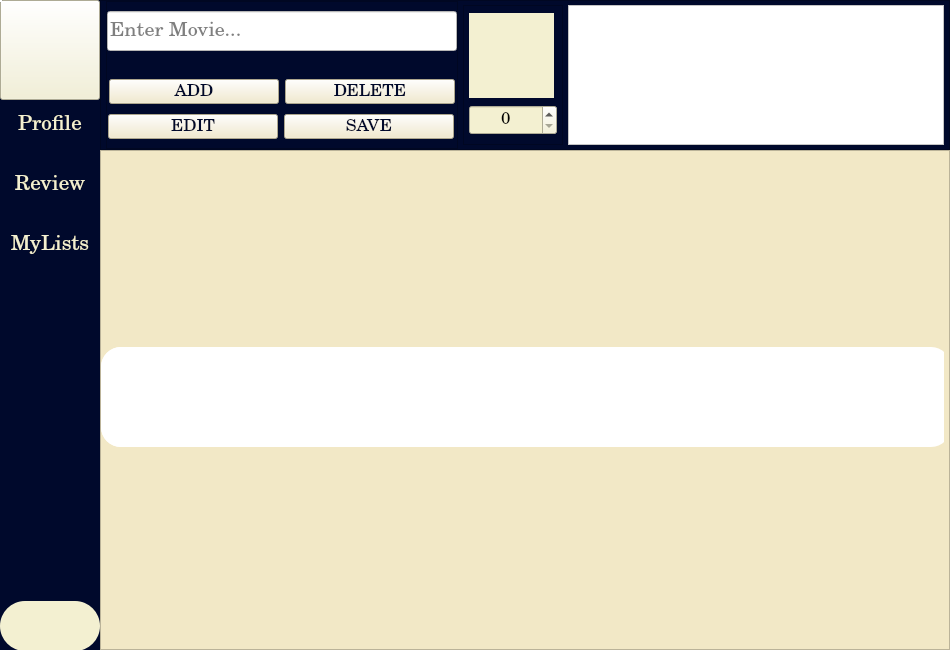
<?xml version="1.0" encoding="UTF-8"?>
<ui version="4.0">
 <class>Form</class>
 <widget class="QWidget" name="Form">
  <property name="geometry">
   <rect>
    <x>0</x>
    <y>0</y>
    <width>950</width>
    <height>650</height>
   </rect>
  </property>
  <property name="minimumSize">
   <size>
    <width>950</width>
    <height>650</height>
   </size>
  </property>
  <property name="maximumSize">
   <size>
    <width>950</width>
    <height>650</height>
   </size>
  </property>
  <property name="windowTitle">
   <string>Form</string>
  </property>
  <property name="styleSheet">
   <string notr="true">background-color: rgb(255, 255, 255);</string>
  </property>
  <widget class="QScrollArea" name="scrollArea">
   <property name="geometry">
    <rect>
     <x>100</x>
     <y>150</y>
     <width>850</width>
     <height>500</height>
    </rect>
   </property>
   <property name="sizePolicy">
    <sizepolicy hsizetype="Expanding" vsizetype="Expanding">
     <horstretch>0</horstretch>
     <verstretch>0</verstretch>
    </sizepolicy>
   </property>
   <property name="minimumSize">
    <size>
     <width>850</width>
     <height>500</height>
    </size>
   </property>
   <property name="maximumSize">
    <size>
     <width>850</width>
     <height>500</height>
    </size>
   </property>
   <property name="styleSheet">
    <string notr="true">background-color: rgb(242, 232, 198);</string>
   </property>
   <property name="widgetResizable">
    <bool>true</bool>
   </property>
   <widget class="QWidget" name="scrollAreaWidgetContents">
    <property name="geometry">
     <rect>
      <x>0</x>
      <y>0</y>
      <width>848</width>
      <height>498</height>
     </rect>
    </property>
    <layout class="QVBoxLayout" name="verticalLayout">
     <property name="spacing">
      <number>8</number>
     </property>
     <property name="leftMargin">
      <number>0</number>
     </property>
     <property name="topMargin">
      <number>0</number>
     </property>
     <property name="rightMargin">
      <number>5</number>
     </property>
     <property name="bottomMargin">
      <number>5</number>
     </property>
     <item>
      <widget class="QWidget" name="widget_2" native="true">
       <property name="minimumSize">
        <size>
         <width>800</width>
         <height>100</height>
        </size>
       </property>
       <property name="maximumSize">
        <size>
         <width>850</width>
         <height>100</height>
        </size>
       </property>
       <property name="styleSheet">
        <string notr="true">background-color: rgb(255, 255, 255);
border-radius: 20px</string>
       </property>
       <layout class="QVBoxLayout" name="verticalLayout_6">
        <property name="spacing">
         <number>0</number>
        </property>
        <property name="leftMargin">
         <number>0</number>
        </property>
        <property name="topMargin">
         <number>0</number>
        </property>
        <property name="rightMargin">
         <number>0</number>
        </property>
        <property name="bottomMargin">
         <number>0</number>
        </property>
        <item>
         <widget class="QLabel" name="label_3">
          <property name="minimumSize">
           <size>
            <width>850</width>
            <height>100</height>
           </size>
          </property>
          <property name="maximumSize">
           <size>
            <width>16777215</width>
            <height>100</height>
           </size>
          </property>
          <property name="text">
           <string/>
          </property>
          <property name="pixmap">
           <pixmap resource="resources.qrc">:/Icons/Icons/Review-Journal.png</pixmap>
          </property>
          <property name="scaledContents">
           <bool>false</bool>
          </property>
          <property name="alignment">
           <set>Qt::AlignCenter</set>
          </property>
         </widget>
        </item>
       </layout>
      </widget>
     </item>
    </layout>
   </widget>
  </widget>
  <widget class="QFrame" name="menu">
   <property name="geometry">
    <rect>
     <x>0</x>
     <y>0</y>
     <width>100</width>
     <height>650</height>
    </rect>
   </property>
   <property name="minimumSize">
    <size>
     <width>100</width>
     <height>650</height>
    </size>
   </property>
   <property name="maximumSize">
    <size>
     <width>100</width>
     <height>650</height>
    </size>
   </property>
   <property name="font">
    <font>
     <family>Segoe UI</family>
    </font>
   </property>
   <property name="styleSheet">
    <string notr="true">background-color: rgb(0, 9, 44);</string>
   </property>
   <property name="frameShape">
    <enum>QFrame::StyledPanel</enum>
   </property>
   <property name="frameShadow">
    <enum>QFrame::Raised</enum>
   </property>
   <widget class="QPushButton" name="libmovBT">
    <property name="geometry">
     <rect>
      <x>0</x>
      <y>0</y>
      <width>100</width>
      <height>100</height>
     </rect>
    </property>
    <property name="minimumSize">
     <size>
      <width>100</width>
      <height>100</height>
     </size>
    </property>
    <property name="maximumSize">
     <size>
      <width>100</width>
      <height>100</height>
     </size>
    </property>
    <property name="font">
     <font>
      <family>Verdana</family>
      <pointsize>15</pointsize>
      <bold>true</bold>
     </font>
    </property>
    <property name="styleSheet">
     <string notr="true">background-color: rgb(243, 240, 209);
color: rgb(131, 16, 16);</string>
    </property>
    <property name="text">
     <string/>
    </property>
    <property name="icon">
     <iconset resource="resources.qrc">
      <normaloff>:/Icons/Icons/LIBMOV.png</normaloff>:/Icons/Icons/LIBMOV.png</iconset>
    </property>
    <property name="iconSize">
     <size>
      <width>100</width>
      <height>100</height>
     </size>
    </property>
    <property name="flat">
     <bool>false</bool>
    </property>
   </widget>
   <widget class="QWidget" name="layoutWidget">
    <property name="geometry">
     <rect>
      <x>0</x>
      <y>100</y>
      <width>102</width>
      <height>551</height>
     </rect>
    </property>
    <layout class="QVBoxLayout" name="verticalLayout_4">
     <property name="spacing">
      <number>10</number>
     </property>
     <property name="rightMargin">
      <number>0</number>
     </property>
     <property name="bottomMargin">
      <number>0</number>
     </property>
     <item>
      <widget class="QPushButton" name="profileBT">
       <property name="minimumSize">
        <size>
         <width>100</width>
         <height>50</height>
        </size>
       </property>
       <property name="maximumSize">
        <size>
         <width>100</width>
         <height>50</height>
        </size>
       </property>
       <property name="font">
        <font>
         <family>Century Schoolbook</family>
         <pointsize>16</pointsize>
        </font>
       </property>
       <property name="styleSheet">
        <string notr="true">color:rgb(243, 240, 209);</string>
       </property>
       <property name="text">
        <string>Profile</string>
       </property>
       <property name="flat">
        <bool>true</bool>
       </property>
      </widget>
     </item>
     <item>
      <widget class="QPushButton" name="reviewBT">
       <property name="minimumSize">
        <size>
         <width>100</width>
         <height>50</height>
        </size>
       </property>
       <property name="maximumSize">
        <size>
         <width>100</width>
         <height>50</height>
        </size>
       </property>
       <property name="font">
        <font>
         <family>Century Schoolbook</family>
         <pointsize>16</pointsize>
        </font>
       </property>
       <property name="styleSheet">
        <string notr="true">color:rgb(243, 240, 209);</string>
       </property>
       <property name="text">
        <string>Review</string>
       </property>
       <property name="flat">
        <bool>true</bool>
       </property>
      </widget>
     </item>
     <item>
      <widget class="QPushButton" name="watchBT">
       <property name="minimumSize">
        <size>
         <width>100</width>
         <height>50</height>
        </size>
       </property>
       <property name="maximumSize">
        <size>
         <width>100</width>
         <height>50</height>
        </size>
       </property>
       <property name="font">
        <font>
         <family>Century Schoolbook</family>
         <pointsize>16</pointsize>
        </font>
       </property>
       <property name="styleSheet">
        <string notr="true">color:rgb(243, 240, 209);</string>
       </property>
       <property name="text">
        <string>MyLists</string>
       </property>
       <property name="flat">
        <bool>true</bool>
       </property>
      </widget>
     </item>
     <item>
      <spacer name="verticalSpacer">
       <property name="orientation">
        <enum>Qt::Vertical</enum>
       </property>
       <property name="sizeHint" stdset="0">
        <size>
         <width>20</width>
         <height>40</height>
        </size>
       </property>
      </spacer>
     </item>
     <item>
      <widget class="QPushButton" name="logoutBT">
       <property name="minimumSize">
        <size>
         <width>100</width>
         <height>50</height>
        </size>
       </property>
       <property name="maximumSize">
        <size>
         <width>100</width>
         <height>50</height>
        </size>
       </property>
       <property name="font">
        <font>
         <family>Verdana</family>
         <pointsize>15</pointsize>
         <bold>false</bold>
        </font>
       </property>
       <property name="styleSheet">
        <string notr="true">background-color: rgb(243, 240, 209);
border-radius: 25px;
border-color: rgb(0, 9, 44);</string>
       </property>
       <property name="text">
        <string/>
       </property>
       <property name="icon">
        <iconset resource="resources.qrc">
         <normaloff>:/Icons/Icons/logout-box-line.png</normaloff>:/Icons/Icons/logout-box-line.png</iconset>
       </property>
       <property name="iconSize">
        <size>
         <width>30</width>
         <height>30</height>
        </size>
       </property>
       <property name="flat">
        <bool>false</bool>
       </property>
      </widget>
     </item>
    </layout>
   </widget>
   <zorder>layoutWidget</zorder>
   <zorder>libmovBT</zorder>
  </widget>
  <widget class="QScrollArea" name="scrollArea_7">
   <property name="geometry">
    <rect>
     <x>100</x>
     <y>0</y>
     <width>850</width>
     <height>150</height>
    </rect>
   </property>
   <property name="minimumSize">
    <size>
     <width>850</width>
     <height>150</height>
    </size>
   </property>
   <property name="maximumSize">
    <size>
     <width>850</width>
     <height>150</height>
    </size>
   </property>
   <property name="styleSheet">
    <string notr="true">background-color: rgb(0, 9, 44);</string>
   </property>
   <property name="widgetResizable">
    <bool>true</bool>
   </property>
   <widget class="QWidget" name="scrollAreaWidgetContents_8">
    <property name="geometry">
     <rect>
      <x>0</x>
      <y>0</y>
      <width>848</width>
      <height>148</height>
     </rect>
    </property>
    <layout class="QHBoxLayout" name="horizontalLayout_4">
     <property name="spacing">
      <number>5</number>
     </property>
     <property name="leftMargin">
      <number>5</number>
     </property>
     <property name="topMargin">
      <number>0</number>
     </property>
     <property name="rightMargin">
      <number>5</number>
     </property>
     <property name="bottomMargin">
      <number>0</number>
     </property>
     <item>
      <widget class="QFrame" name="frame_4">
       <property name="minimumSize">
        <size>
         <width>300</width>
         <height>140</height>
        </size>
       </property>
       <property name="frameShape">
        <enum>QFrame::StyledPanel</enum>
       </property>
       <property name="frameShadow">
        <enum>QFrame::Raised</enum>
       </property>
       <layout class="QVBoxLayout" name="verticalLayout_7">
        <property name="spacing">
         <number>5</number>
        </property>
        <property name="leftMargin">
         <number>0</number>
        </property>
        <property name="rightMargin">
         <number>0</number>
        </property>
        <item>
         <widget class="QLineEdit" name="searchLED_2">
          <property name="sizePolicy">
           <sizepolicy hsizetype="Minimum" vsizetype="Fixed">
            <horstretch>0</horstretch>
            <verstretch>0</verstretch>
           </sizepolicy>
          </property>
          <property name="minimumSize">
           <size>
            <width>350</width>
            <height>40</height>
           </size>
          </property>
          <property name="font">
           <font>
            <family>Century Schoolbook</family>
            <pointsize>15</pointsize>
           </font>
          </property>
          <property name="styleSheet">
           <string notr="true">background-color: rgb(255, 255, 255);</string>
          </property>
          <property name="placeholderText">
           <string>Enter Movie...</string>
          </property>
         </widget>
        </item>
        <item>
         <widget class="QLabel" name="label_4">
          <property name="text">
           <string/>
          </property>
          <property name="alignment">
           <set>Qt::AlignCenter</set>
          </property>
         </widget>
        </item>
        <item>
         <widget class="QWidget" name="widget_4" native="true">
          <property name="minimumSize">
           <size>
            <width>350</width>
            <height>30</height>
           </size>
          </property>
          <property name="maximumSize">
           <size>
            <width>350</width>
            <height>25</height>
           </size>
          </property>
          <widget class="QWidget" name="layoutWidget_4">
           <property name="geometry">
            <rect>
             <x>1</x>
             <y>2</y>
             <width>348</width>
             <height>27</height>
            </rect>
           </property>
           <layout class="QHBoxLayout" name="horizontalLayout_5">
            <property name="spacing">
             <number>5</number>
            </property>
            <item>
             <widget class="QPushButton" name="addButton_2">
              <property name="minimumSize">
               <size>
                <width>170</width>
                <height>25</height>
               </size>
              </property>
              <property name="maximumSize">
               <size>
                <width>150</width>
                <height>25</height>
               </size>
              </property>
              <property name="font">
               <font>
                <family>Century Schoolbook</family>
                <pointsize>13</pointsize>
               </font>
              </property>
              <property name="styleSheet">
               <string notr="true">background-color:  rgb(242, 232, 198);;
color: rgb(0, 9, 44);</string>
              </property>
              <property name="text">
               <string>ADD</string>
              </property>
              <property name="icon">
               <iconset resource="resources.qrc">
                <normaloff>:/Icons/Icons/add-circle-line.png</normaloff>:/Icons/Icons/add-circle-line.png</iconset>
              </property>
              <property name="iconSize">
               <size>
                <width>20</width>
                <height>20</height>
               </size>
              </property>
             </widget>
            </item>
            <item>
             <widget class="QPushButton" name="deleteButton_2">
              <property name="minimumSize">
               <size>
                <width>170</width>
                <height>25</height>
               </size>
              </property>
              <property name="maximumSize">
               <size>
                <width>150</width>
                <height>25</height>
               </size>
              </property>
              <property name="font">
               <font>
                <family>Century Schoolbook</family>
                <pointsize>13</pointsize>
               </font>
              </property>
              <property name="styleSheet">
               <string notr="true">background-color:  rgb(242, 232, 198);;
color: rgb(0, 9, 44);</string>
              </property>
              <property name="text">
               <string>DELETE</string>
              </property>
              <property name="icon">
               <iconset resource="resources.qrc">
                <normaloff>:/Icons/Icons/delete-bin-line.png</normaloff>:/Icons/Icons/delete-bin-line.png</iconset>
              </property>
              <property name="iconSize">
               <size>
                <width>20</width>
                <height>20</height>
               </size>
              </property>
             </widget>
            </item>
           </layout>
          </widget>
         </widget>
        </item>
        <item>
         <widget class="QWidget" name="widget_5" native="true">
          <property name="minimumSize">
           <size>
            <width>350</width>
            <height>30</height>
           </size>
          </property>
          <property name="maximumSize">
           <size>
            <width>350</width>
            <height>25</height>
           </size>
          </property>
          <widget class="QWidget" name="layoutWidget_5">
           <property name="geometry">
            <rect>
             <x>1</x>
             <y>2</y>
             <width>348</width>
             <height>27</height>
            </rect>
           </property>
           <layout class="QHBoxLayout" name="horizontalLayout_6">
            <item>
             <widget class="QPushButton" name="editButton_2">
              <property name="minimumSize">
               <size>
                <width>170</width>
                <height>25</height>
               </size>
              </property>
              <property name="maximumSize">
               <size>
                <width>150</width>
                <height>25</height>
               </size>
              </property>
              <property name="font">
               <font>
                <family>Century Schoolbook</family>
                <pointsize>13</pointsize>
               </font>
              </property>
              <property name="styleSheet">
               <string notr="true">background-color:  rgb(242, 232, 198);;
color: rgb(0, 9, 44);</string>
              </property>
              <property name="text">
               <string>EDIT</string>
              </property>
              <property name="icon">
               <iconset resource="resources.qrc">
                <normaloff>:/Icons/Icons/edit-2-line.png</normaloff>:/Icons/Icons/edit-2-line.png</iconset>
              </property>
              <property name="iconSize">
               <size>
                <width>20</width>
                <height>20</height>
               </size>
              </property>
             </widget>
            </item>
            <item>
             <widget class="QPushButton" name="saveButton_2">
              <property name="minimumSize">
               <size>
                <width>170</width>
                <height>25</height>
               </size>
              </property>
              <property name="maximumSize">
               <size>
                <width>150</width>
                <height>25</height>
               </size>
              </property>
              <property name="font">
               <font>
                <family>Century Schoolbook</family>
                <pointsize>13</pointsize>
               </font>
              </property>
              <property name="styleSheet">
               <string notr="true">background-color:  rgb(242, 232, 198);;
color: rgb(0, 9, 44);</string>
              </property>
              <property name="text">
               <string>SAVE</string>
              </property>
              <property name="icon">
               <iconset resource="resources.qrc">
                <normaloff>:/Icons/Icons/save-3-line.png</normaloff>:/Icons/Icons/save-3-line.png</iconset>
              </property>
              <property name="iconSize">
               <size>
                <width>20</width>
                <height>20</height>
               </size>
              </property>
             </widget>
            </item>
           </layout>
          </widget>
         </widget>
        </item>
       </layout>
      </widget>
     </item>
     <item>
      <widget class="QFrame" name="frame_5">
       <property name="minimumSize">
        <size>
         <width>100</width>
         <height>140</height>
        </size>
       </property>
       <property name="maximumSize">
        <size>
         <width>16777215</width>
         <height>140</height>
        </size>
       </property>
       <property name="sizeIncrement">
        <size>
         <width>100</width>
         <height>0</height>
        </size>
       </property>
       <property name="frameShape">
        <enum>QFrame::StyledPanel</enum>
       </property>
       <property name="frameShadow">
        <enum>QFrame::Raised</enum>
       </property>
       <layout class="QVBoxLayout" name="verticalLayout_8">
        <property name="spacing">
         <number>5</number>
        </property>
        <property name="leftMargin">
         <number>5</number>
        </property>
        <property name="topMargin">
         <number>5</number>
        </property>
        <property name="rightMargin">
         <number>5</number>
        </property>
        <property name="bottomMargin">
         <number>5</number>
        </property>
        <item>
         <widget class="QLabel" name="label_5">
          <property name="sizePolicy">
           <sizepolicy hsizetype="Preferred" vsizetype="Minimum">
            <horstretch>0</horstretch>
            <verstretch>0</verstretch>
           </sizepolicy>
          </property>
          <property name="minimumSize">
           <size>
            <width>85</width>
            <height>85</height>
           </size>
          </property>
          <property name="maximumSize">
           <size>
            <width>85</width>
            <height>85</height>
           </size>
          </property>
          <property name="styleSheet">
           <string notr="true">background-color: rgb(243, 240, 209);</string>
          </property>
          <property name="text">
           <string/>
          </property>
          <property name="pixmap">
           <pixmap resource="resources.qrc">:/Icons/Icons/star-line.png</pixmap>
          </property>
          <property name="scaledContents">
           <bool>true</bool>
          </property>
          <property name="alignment">
           <set>Qt::AlignCenter</set>
          </property>
         </widget>
        </item>
        <item>
         <widget class="QSpinBox" name="ratingSPB_2">
          <property name="minimumSize">
           <size>
            <width>0</width>
            <height>30</height>
           </size>
          </property>
          <property name="font">
           <font>
            <family>Century Schoolbook</family>
            <pointsize>13</pointsize>
           </font>
          </property>
          <property name="styleSheet">
           <string notr="true">background-color:rgb(243, 240, 209)</string>
          </property>
          <property name="alignment">
           <set>Qt::AlignCenter</set>
          </property>
         </widget>
        </item>
       </layout>
      </widget>
     </item>
     <item>
      <widget class="QPlainTextEdit" name="textArea_2">
       <property name="minimumSize">
        <size>
         <width>0</width>
         <height>140</height>
        </size>
       </property>
       <property name="maximumSize">
        <size>
         <width>16777215</width>
         <height>140</height>
        </size>
       </property>
       <property name="font">
        <font>
         <family>Century Schoolbook</family>
         <pointsize>10</pointsize>
        </font>
       </property>
       <property name="styleSheet">
        <string notr="true">background-color: rgb(255, 255, 255);</string>
       </property>
      </widget>
     </item>
    </layout>
   </widget>
  </widget>
  <widget class="QWidget" name="">
   <property name="geometry">
    <rect>
     <x>0</x>
     <y>0</y>
     <width>2</width>
     <height>2</height>
    </rect>
   </property>
   <layout class="QVBoxLayout" name="verticalLayout_5">
    <property name="spacing">
     <number>5</number>
    </property>
   </layout>
  </widget>
 </widget>
 <resources>
  <include location="resources.qrc"/>
 </resources>
 <connections/>
</ui>
